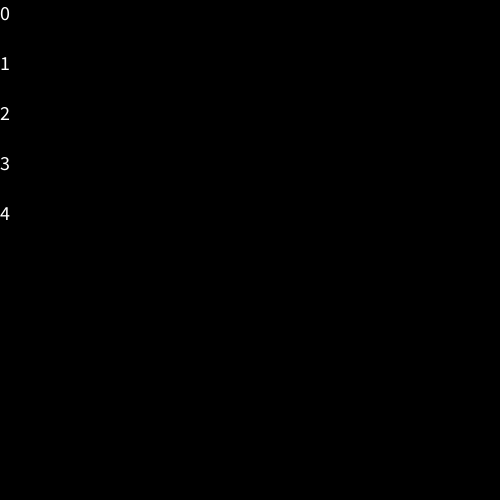
Frame 1 (no input)
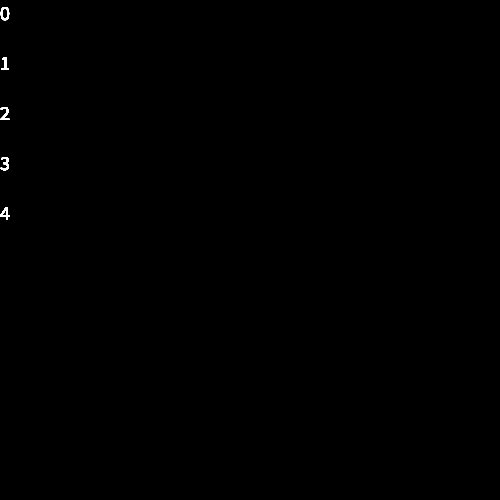
Frame 60 (the mouse pressed at the canvas centre just before this capture)
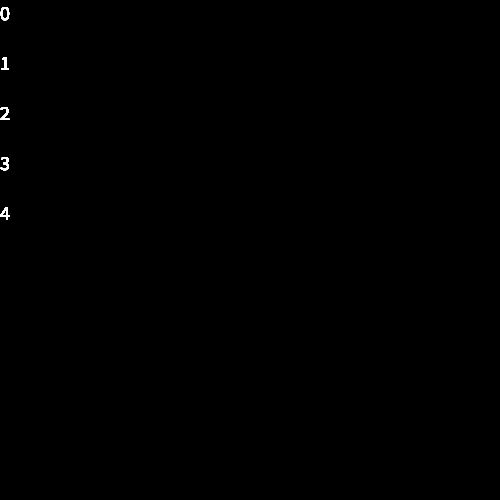
Frame 120 (the mouse held since frame 60 and released just before this capture)

The Processing sketch that drew these frames (run headless with seeded random() and noise(); from frame 60 on, the mouse is pressed at the canvas centre):

// Processing sketch: Array
// ── Array.pde
int [] numberArray= {0,1,2,3,4};

void setup(){
size(500,500);  
textSize(20);
background(0);
}

void draw(){
 
  
for(int i=0; i<numberArray.length;i++){
  text(numberArray[i],0, 20 + i*50);

}

//for(int j=0; j<numberArray.length; j++){
// text(numberArray[j],20+j*50, 20); 
//}

}

//  if(i>=numberArray.length){
//  i=0;
//  }
